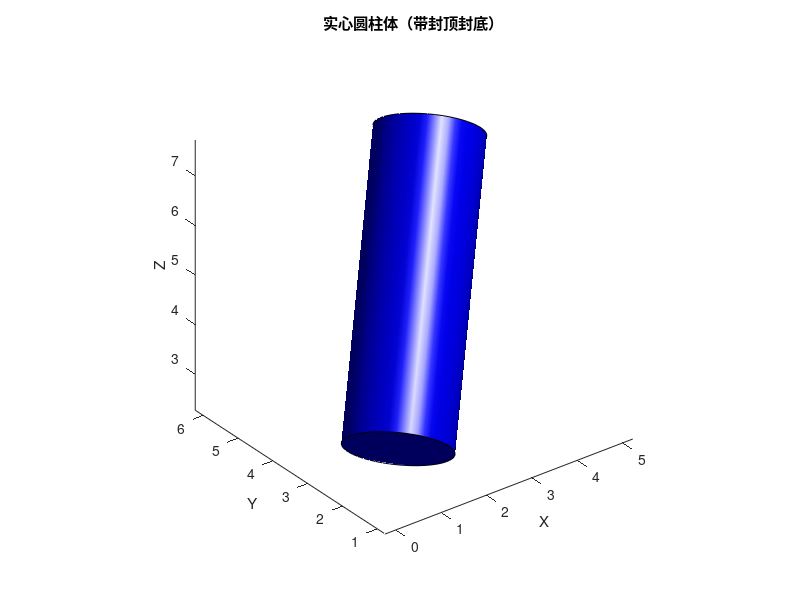

Here is the MATLAB script that generated this plot:
%% 圆柱参数
P0 = [1 2 3];    % 圆柱底面中心
P1 = [4 5 7];    % 圆柱顶面中心
r = 1;           % 半径

%% 计算方向向量
v = P1 - P0;
L = norm(v);     % 长度
v = v / L;       % 单位向量

%% 生成沿 z 轴的圆柱网格
N_theta = 50;    % 圆周分辨率
N_z = 50;        % 高度分辨率
theta = linspace(0, 2*pi, N_theta);
z_lin = linspace(0, L, N_z);
[Theta, Z] = meshgrid(theta, z_lin);

X = r * cos(Theta);
Y = r * sin(Theta);

%% 旋转矩阵：将 z 轴旋转到 v 方向
z_axis = [0 0 1];
axis_rot = cross(z_axis, v);
angle = acos(dot(z_axis, v));

if norm(axis_rot) < 1e-6
    R = eye(3); % 已经对齐
else
    axis_rot = axis_rot / norm(axis_rot);
    K = [  0         -axis_rot(3)  axis_rot(2);
          axis_rot(3) 0           -axis_rot(1);
         -axis_rot(2) axis_rot(1) 0         ];
    R = eye(3) + sin(angle)*K + (1-cos(angle))*(K*K);
end

%% 将圆柱点旋转并平移到 P0
pts = R * [X(:)'; Y(:)'; Z(:)'];
Xr = reshape(pts(1,:), size(X)) + P0(1);
Yr = reshape(pts(2,:), size(Y)) + P0(2);
Zr = reshape(pts(3,:), size(Z)) + P0(3);

%% 绘制圆柱表面
figure; hold on;
surf(Xr, Yr, Zr, 'FaceColor','b', 'EdgeColor','none', 'FaceAlpha',1);

%% 绘制封顶和封底
% 顶面
top_center = P1;
fill3(Xr(end,:), Yr(end,:), Zr(end,:), 'b');

% 底面
bottom_center = P0;
fill3(Xr(1,:), Yr(1,:), Zr(1,:), 'b');

%% 美化显示
axis equal;
view(3);
camlight; lighting gouraud;
xlabel('X'); ylabel('Y'); zlabel('Z');
title('实心圆柱体（带封顶封底）');
